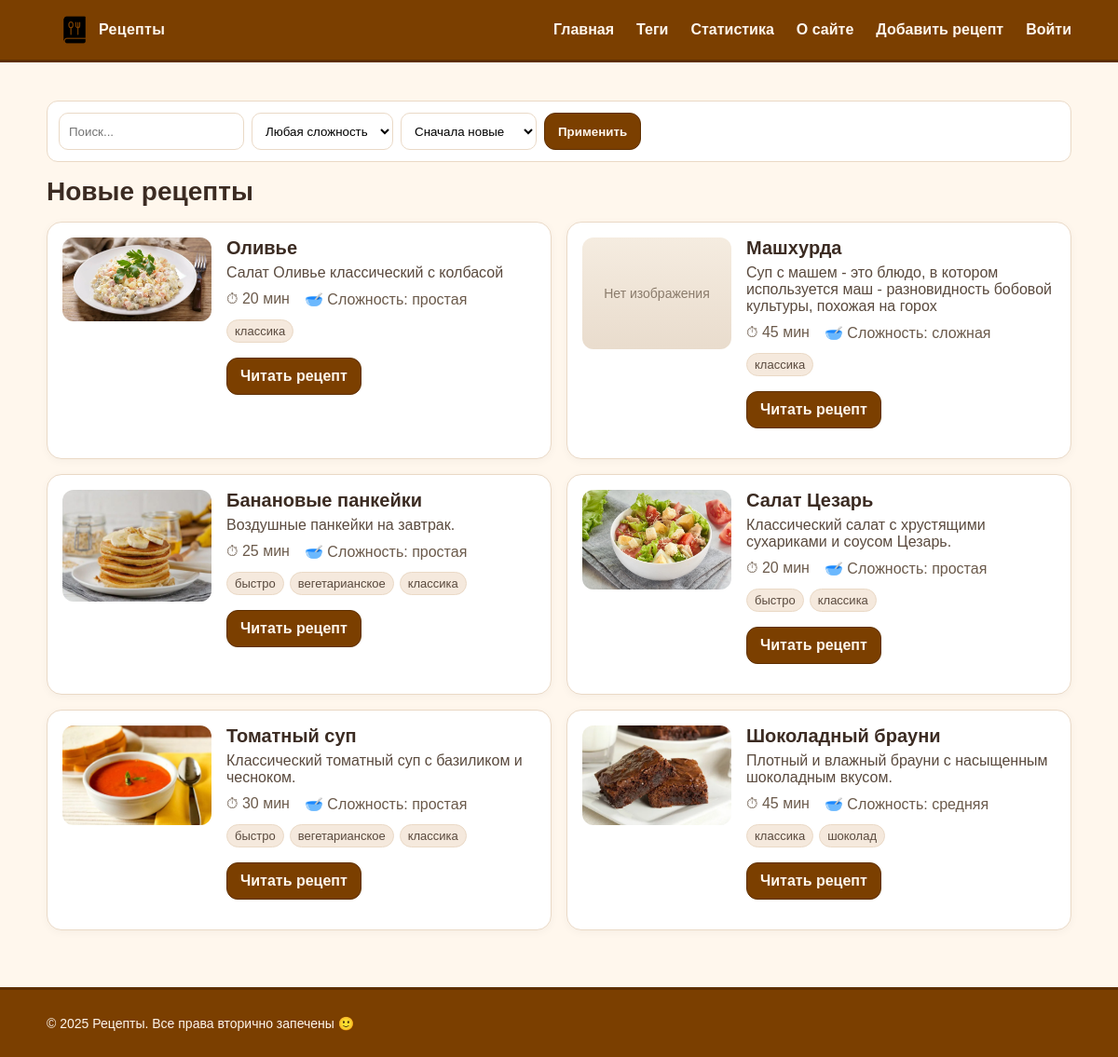
The app's page /, older data.
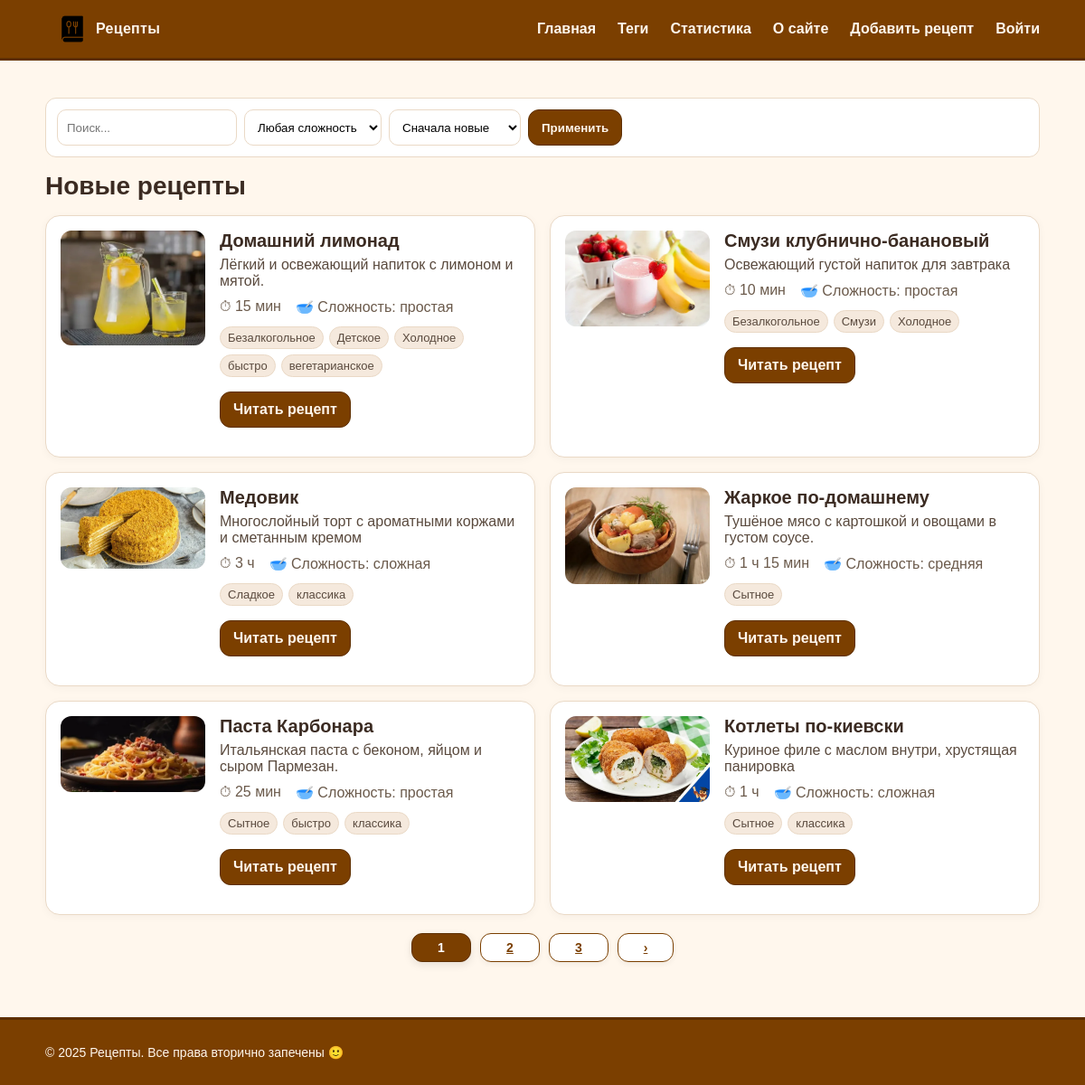
The same page, newer data.
### recipes/models.py (models this page shows, shortened)
class Recipe(models.Model):
    class Difficulty(models.TextChoices):
        EASY = "easy", "простая"
        MEDIUM = "medium", "средняя"
        HARD = "hard", "сложная"
    title = models.CharField("Название", max_length=255, db_index=True)
    slug = models.SlugField("Слаг", max_length=255, unique=True, db_index=True)
    desc = models.TextField("Описание", blank=True)
    image = models.CharField("Путь к изображению", max_length=255, blank=True)  # путь в /static/...
    cook_time = models.CharField("Время (текст)", max_length=50, blank=True)     # например: "45 мин"
    cook_time_min = models.PositiveIntegerField("Время (мин)", default=0)        # число минут для агрегаций
    difficulty = models.CharField(
        "Сложность",
        max_length=10,
        choices=Difficulty.choices,
        default=Difficulty.EASY,
    )
    is_published = models.BooleanField("Опубликован", default=True)
    photo = models.ImageField("Фото", upload_to=recipe_photo_upload_to, blank=True, null=True)
    category = models.ForeignKey(
        "Category",
        verbose_name="Категория",
        on_delete=models.SET_NULL,
        null=True,
        blank=True,
        related_name="recipes",
    )  # 1 категория -> много рецептов
    tags = models.ManyToManyField(
        "Tag",
        verbose_name="Теги",
        blank=True,
        related_name="recipes",
    )  # многие теги <-> многие рецепты
    created_at = models.DateTimeField("Создано", auto_now_add=True)
    updated_at = models.DateTimeField("Обновлено", auto_now=True)
    objects = models.Manager()
    published = PublishedManager()
    class Meta:
        verbose_name = "Рецепт"
        verbose_name_plural = "Рецепты"
        ordering = ["-created_at"]
        indexes = [models.Index(fields=["-created_at"])]
    def get_absolute_url(self):
        return reverse("recipe_detail_slug", kwargs={"slug": self.slug})

class Tag(models.Model):
    name = models.CharField("Название", max_length=120, unique=True, db_index=True)
    slug = models.SlugField("Слаг", max_length=120, unique=True, db_index=True)
    class Meta:
        verbose_name = "Тег"
        verbose_name_plural = "Теги"
        ordering = ["name"]
    def get_absolute_url(self):
        return reverse("recipes_by_tag", kwargs={"slug": self.slug})

### recipes/views.py (the view)
# urls.py: path('', IndexView.as_view(), name='home'),
class IndexView(DataMixin, ListView):
    model = Recipe
    template_name = 'recipes/index.html'
    context_object_name = 'recipes'
    title_page = 'Новые рецепты'  # попадёт в шаблон как {{ title }} через DataMixin
    def get_queryset(self):
        sort_by = self.request.GET.get('sort', '-created_at')  # '-created_at' | 'title' | '-title'
        q = self.request.GET.get('q', '').strip()
        diff = self.request.GET.get('difficulty', '')  # 'easy'|'medium'|'hard'|''
        qs = Recipe.published.all()
        if q:
            qs = qs.filter(Q(title__icontains=q) | Q(desc__icontains=q))
        if diff in dict(Recipe.Difficulty.choices):
            qs = qs.filter(difficulty=diff)
        return qs.order_by(sort_by)
    def get_context_data(self, **kwargs):
        ctx = super().get_context_data(**kwargs)
        q = self.request.GET.get('q', '').strip()
        diff = self.request.GET.get('difficulty', '')
        sort_by = self.request.GET.get('sort', '-created_at')
        ctx.update({
            'sort_by': sort_by,
            'q': q,
            'diff': diff,
            'difficulty_choices': Recipe.Difficulty.choices,
            'year': 2025,
        })
        tail_parts = []
        if q: tail_parts.append(f"q={q}")
        if diff: tail_parts.append(f"difficulty={diff}")
        if sort_by and sort_by != '-created_at': tail_parts.append(f"sort={sort_by}")
        ctx['query_tail'] = ('&' + '&'.join(tail_parts)) if tail_parts else ''
        return self.get_mixin_context(ctx)

### recipes/models.py (called while the page is built)
    def get_queryset(self):
        return super().get_queryset().filter(is_published=True)

### recipes/utils.py (called while the page is built)
    def get_mixin_context(self, context: Dict[str, Any], **kwargs):
        if self.title_page:
            context["title"] = self.title_page
        context.setdefault("menu", MENU)
        context.setdefault("cat_selected", None)
        context.update(kwargs)
        return context

### recipes/templates/recipes/index.html (shortened to what this page needs)
{% extends 'base.html' %}
{% load static %}
{% block content %}
  <form method="get" class="filters">
    <input type="text" name="q" placeholder="Поиск..." value="{{ q }}">
    <select name="difficulty">
      <option value="">Любая сложность</option>
    </select>
    <select name="sort">
      <option value="-created_at" {% if sort_by == '-created_at' %}selected{% endif %}>Сначала новые</option>
    </select>
    <button class="btn">Применить</button>
  </form>
  <h1 class="page-title">{{ title }}</h1>
  <ul class="card-list">
    {% for r in recipes %}
      <li class="card">
        <div class="card-media">
  {% if r.photo %}
    <img src="{{ r.photo.url }}" alt="{{ r.title }}">
  {% elif r.image %}
    <img src="{% static r.image %}" alt="{{ r.title }}">
  {% else %}
    <div class="noimg">Нет изображения</div>
  {% endif %}
</div>
        <div class="card-body">
          <h2 class="card-title">{{ r.title }}</h2>
          <p class="card-desc">{{ r.desc }}</p>
          <ul class="meta">
            <li>⏱ {{ r.cook_time }}</li>
            <li>🥣 Сложность: {{ r.get_difficulty_display }}</li>
          </ul>
          <ul class="tags">
            {% for t in r.tags.all %}
                <li><a class="tag" href="{{ t.get_absolute_url }}">{{ t.name }}</a></li>
            {% empty %}
                <li class="tag tag-empty">без тегов</li>
            {% endfor %}
            </ul>
          <p><a class="btn" href="{{ r.get_absolute_url }}">Читать рецепт</a></p>
        </div>
      </li>
    {% endfor %}
  </ul>
{% include 'recipes/_pagination.html' %}
{% endblock %}

Row changes from the older to the newer data that the page shows:
no longer on this page (row unchanged): Recipe: photo (picture), title "Оливье", desc "Салат Оливье классический с колбасой", cook_time "20 мин", difficulty "простая", Tag (name "классика")
no longer on this page (row edited): Recipe: image "Нет изображения", title "Машхурда", desc "Суп с машем - это блюдо, в котором используется маш - разновидность бобовой культуры, похожая на горох", cook_time "45 мин", difficulty "сложная", Tag (name "классика")
no longer on this page (row edited): Recipe: image (picture), title "Банановые панкейки", desc "Воздушные панкейки на завтрак.", cook_time "25 мин", difficulty "простая", Tag (name "быстро"), Tag (name "вегетарианское"), Tag (name "классика")
no longer on this page (row unchanged): Recipe: image (picture), title "Салат Цезарь", desc "Классический салат с хрустящими сухариками и соусом Цезарь.", cook_time "20 мин", difficulty "простая", Tag (name "быстро"), Tag (name "классика")
no longer on this page (row unchanged): Recipe: image (picture), title "Томатный суп", desc "Классический томатный суп с базиликом и чесноком.", cook_time "30 мин", difficulty "простая", Tag (name "быстро"), Tag (name "вегетарианское"), Tag (name "классика")
no longer on this page (row unchanged): Recipe: image (picture), title "Шоколадный брауни", desc "Плотный и влажный брауни с насыщенным шоколадным вкусом.", cook_time "45 мин", difficulty "средняя", Tag (name "классика")
no longer on this page (row unchanged): Tag: name "шоколад", shown under "Шоколадный брауни"
added Recipe: photo (picture), title "Домашний лимонад", desc "Лёгкий и освежающий напиток с лимоном и мятой.", cook_time "15 мин", difficulty "простая", Tag (name "быстро"), Tag (name "вегетарианское")
added Tag: name "Безалкогольное"
added Tag: name "Детское", shown under "Домашний лимонад"
added Tag: name "Холодное"
added Recipe: photo (picture), title "Смузи клубнично-банановый", desc "Освежающий густой напиток для завтрака", cook_time "10 мин", difficulty "простая"
added Tag: name "Смузи", shown under "Смузи клубнично-банановый"
added Recipe: photo (picture), title "Медовик", desc "Многослойный торт с ароматными коржами и сметанным кремом", cook_time "3 ч", difficulty "сложная", Tag (name "классика")
added Tag: name "Сладкое", shown under "Медовик"
added Recipe: photo (picture), title "Жаркое по-домашнему", desc "Тушёное мясо с картошкой и овощами в густом соусе.", cook_time "1 ч 15 мин", difficulty "средняя"
added Tag: name "Сытное"
added Recipe: photo (picture), title "Паста Карбонара", desc "Итальянская паста с беконом, яйцом и сыром Пармезан.", cook_time "25 мин", difficulty "простая", Tag (name "быстро"), Tag (name "классика")
added Recipe: photo (picture), title "Котлеты по-киевски", desc "Куриное филе с маслом внутри, хрустящая панировка", cook_time "1 ч", difficulty "сложная", Tag (name "классика")
Text that changed along with them:
new list line: "1"
new list line: "2"
new list line: "3"
